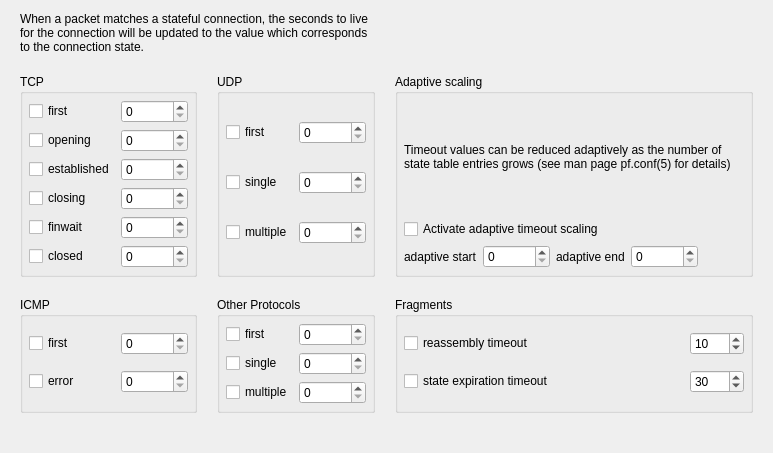
     <widget class="QWidget" name="tab4">
      <attribute name="title">
       <string>Timeouts</string>
      </attribute>
      <layout class="QGridLayout">
       <property name="leftMargin">
        <number>20</number>
       </property>
       <property name="topMargin">
        <number>12</number>
       </property>
       <property name="rightMargin">
        <number>20</number>
       </property>
       <property name="bottomMargin">
        <number>20</number>
       </property>
       <property name="spacing">
        <number>20</number>
       </property>
       <item row="0" column="0" colspan="2">
        <widget class="QLabel" name="textLabel2">
         <property name="text">
          <string>When a packet matches a stateful connection, the seconds to live for the connection will be updated to the value which corresponds to the connection state.</string>
         </property>
         <property name="alignment">
          <set>Qt::AlignVCenter</set>
         </property>
         <property name="wordWrap">
          <bool>true</bool>
         </property>
        </widget>
       </item>
       <item row="10" column="1">
        <spacer>
         <property name="orientation">
          <enum>Qt::Vertical</enum>
         </property>
         <property name="sizeType">
          <enum>QSizePolicy::Expanding</enum>
         </property>
         <property name="sizeHint" stdset="0">
          <size>
           <width>20</width>
           <height>20</height>
          </size>
         </property>
        </spacer>
       </item>
       <item row="2" column="0">
        <widget class="QGroupBox" name="groupBox1">
         <property name="sizePolicy">
          <sizepolicy hsizetype="Preferred" vsizetype="Maximum">
           <horstretch>0</horstretch>
           <verstretch>0</verstretch>
          </sizepolicy>
         </property>
         <property name="title">
          <string>TCP</string>
         </property>
         <layout class="QGridLayout">
          <property name="margin">
           <number>6</number>
          </property>
          <item row="0" column="0">
           <widget class="QCheckBox" name="pf_set_tcp_first">
            <property name="sizePolicy">
             <sizepolicy hsizetype="Expanding" vsizetype="Fixed">
              <horstretch>0</horstretch>
              <verstretch>0</verstretch>
             </sizepolicy>
            </property>
            <property name="text">
             <string>first</string>
            </property>
           </widget>
          </item>
          <item row="0" column="2">
           <widget class="QSpinBox" name="pf_tcp_first">
            <property name="sizePolicy">
             <sizepolicy hsizetype="Fixed" vsizetype="Fixed">
              <horstretch>0</horstretch>
              <verstretch>0</verstretch>
             </sizepolicy>
            </property>
            <property name="toolTip">
             <string>The state after the first packet.</string>
            </property>
            <property name="minimum">
             <number>0</number>
            </property>
            <property name="maximum">
             <number>100000</number>
            </property>
            <property name="value">
             <number>0</number>
            </property>
           </widget>
          </item>
          <item row="1" column="0">
           <widget class="QCheckBox" name="pf_set_tcp_opening">
            <property name="text">
             <string>opening</string>
            </property>
           </widget>
          </item>
          <item row="1" column="2">
           <widget class="QSpinBox" name="pf_tcp_opening">
            <property name="sizePolicy">
             <sizepolicy hsizetype="Fixed" vsizetype="Fixed">
              <horstretch>0</horstretch>
              <verstretch>0</verstretch>
             </sizepolicy>
            </property>
            <property name="toolTip">
             <string> The state before the destination host ever sends a packet.</string>
            </property>
            <property name="minimum">
             <number>0</number>
            </property>
            <property name="maximum">
             <number>100000</number>
            </property>
            <property name="value">
             <number>0</number>
            </property>
           </widget>
          </item>
          <item row="2" column="0">
           <widget class="QCheckBox" name="pf_set_tcp_established">
            <property name="text">
             <string>established</string>
            </property>
           </widget>
          </item>
          <item row="2" column="2">
           <widget class="QSpinBox" name="pf_tcp_established">
            <property name="sizePolicy">
             <sizepolicy hsizetype="Fixed" vsizetype="Fixed">
              <horstretch>0</horstretch>
              <verstretch>0</verstretch>
             </sizepolicy>
            </property>
            <property name="toolTip">
             <string>The fully established state.</string>
            </property>
            <property name="minimum">
             <number>0</number>
            </property>
            <property name="maximum">
             <number>100000</number>
            </property>
            <property name="singleStep">
             <number>1</number>
            </property>
            <property name="value">
             <number>0</number>
            </property>
           </widget>
          </item>
          <item row="3" column="2">
           <widget class="QSpinBox" name="pf_tcp_closing">
            <property name="sizePolicy">
             <sizepolicy hsizetype="Fixed" vsizetype="Fixed">
              <horstretch>0</horstretch>
              <verstretch>0</verstretch>
             </sizepolicy>
            </property>
            <property name="toolTip">
             <string>The state after the first FIN has been sent.</string>
            </property>
            <property name="minimum">
             <number>0</number>
            </property>
            <property name="maximum">
             <number>100000</number>
            </property>
            <property name="value">
             <number>0</number>
            </property>
           </widget>
          </item>
          <item row="3" column="0">
           <widget class="QCheckBox" name="pf_set_tcp_closing">
            <property name="text">
             <string>closing</string>
            </property>
           </widget>
          </item>
          <item row="4" column="2">
           <widget class="QSpinBox" name="pf_tcp_finwait">
            <property name="sizePolicy">
             <sizepolicy hsizetype="Fixed" vsizetype="Fixed">
              <horstretch>0</horstretch>
              <verstretch>0</verstretch>
             </sizepolicy>
            </property>
            <property name="toolTip">
             <string>The state after both FINs have been exchanged and the connection is closed.</string>
            </property>
            <property name="minimum">
             <number>0</number>
            </property>
            <property name="maximum">
             <number>100000</number>
            </property>
            <property name="value">
             <number>0</number>
            </property>
           </widget>
          </item>
          <item row="4" column="0">
           <widget class="QCheckBox" name="pf_set_tcp_finwait">
            <property name="text">
             <string>finwait</string>
            </property>
           </widget>
          </item>
          <item row="5" column="2">
           <widget class="QSpinBox" name="pf_tcp_closed">
            <property name="sizePolicy">
             <sizepolicy hsizetype="Fixed" vsizetype="Fixed">
              <horstretch>0</horstretch>
              <verstretch>0</verstretch>
             </sizepolicy>
            </property>
            <property name="toolTip">
             <string>The state after one endpoint sends an RST.</string>
            </property>
            <property name="minimum">
             <number>0</number>
            </property>
            <property name="maximum">
             <number>100000</number>
            </property>
            <property name="value">
             <number>0</number>
            </property>
           </widget>
          </item>
          <item row="5" column="0">
           <widget class="QCheckBox" name="pf_set_tcp_closed">
            <property name="text">
             <string>closed</string>
            </property>
           </widget>
          </item>
         </layout>
        </widget>
       </item>
       <item row="2" column="1">
        <widget class="QGroupBox" name="groupBox2">
         <property name="title">
          <string>UDP</string>
         </property>
         <layout class="QGridLayout">
          <property name="margin">
           <number>6</number>
          </property>
          <item row="0" column="0">
           <widget class="QCheckBox" name="pf_set_udp_first">
            <property name="text">
             <string>first</string>
            </property>
           </widget>
          </item>
          <item row="0" column="2">
           <widget class="QSpinBox" name="pf_udp_first">
            <property name="sizePolicy">
             <sizepolicy hsizetype="Fixed" vsizetype="Fixed">
              <horstretch>0</horstretch>
              <verstretch>0</verstretch>
             </sizepolicy>
            </property>
            <property name="toolTip">
             <string>The state after the first packet.</string>
            </property>
            <property name="minimum">
             <number>0</number>
            </property>
            <property name="maximum">
             <number>100000</number>
            </property>
            <property name="value">
             <number>0</number>
            </property>
           </widget>
          </item>
          <item row="1" column="0">
           <widget class="QCheckBox" name="pf_set_udp_single">
            <property name="text">
             <string>single</string>
            </property>
           </widget>
          </item>
          <item row="1" column="2">
           <widget class="QSpinBox" name="pf_udp_single">
            <property name="sizePolicy">
             <sizepolicy hsizetype="Fixed" vsizetype="Fixed">
              <horstretch>0</horstretch>
              <verstretch>0</verstretch>
             </sizepolicy>
            </property>
            <property name="toolTip">
             <string>The state if the source host sends more than one packet but the destination host has never sent one back.</string>
            </property>
            <property name="minimum">
             <number>0</number>
            </property>
            <property name="maximum">
             <number>100000</number>
            </property>
            <property name="value">
             <number>0</number>
            </property>
           </widget>
          </item>
          <item row="2" column="0">
           <widget class="QCheckBox" name="pf_set_udp_multiple">
            <property name="text">
             <string>multiple</string>
            </property>
           </widget>
          </item>
          <item row="2" column="2">
           <widget class="QSpinBox" name="pf_udp_multiple">
            <property name="sizePolicy">
             <sizepolicy hsizetype="Fixed" vsizetype="Fixed">
              <horstretch>0</horstretch>
              <verstretch>0</verstretch>
             </sizepolicy>
            </property>
            <property name="toolTip">
             <string> The state if both hosts have sent packets.</string>
            </property>
            <property name="minimum">
             <number>0</number>
            </property>
            <property name="maximum">
             <number>100000</number>
            </property>
            <property name="value">
             <number>0</number>
            </property>
           </widget>
          </item>
         </layout>
        </widget>
       </item>
       <item row="2" column="2">
        <widget class="QGroupBox" name="groupBox6">
         <property name="title">
          <string>Adaptive scaling</string>
         </property>
         <layout class="QGridLayout">
          <property name="margin">
           <number>6</number>
          </property>
          <item row="0" column="0" colspan="5">
           <widget class="QLabel" name="textLabel1_11">
            <property name="text">
             <string>Timeout values can be reduced adaptively as the number of state table entries grows (see man page pf.conf(5) for details)</string>
            </property>
            <property name="alignment">
             <set>Qt::AlignVCenter</set>
            </property>
            <property name="wordWrap">
             <bool>true</bool>
            </property>
           </widget>
          </item>
          <item row="2" column="0">
           <widget class="QLabel" name="textLabel1_10_7">
            <property name="sizePolicy">
             <sizepolicy hsizetype="Expanding" vsizetype="Preferred">
              <horstretch>0</horstretch>
              <verstretch>0</verstretch>
             </sizepolicy>
            </property>
            <property name="text">
             <string>adaptive start</string>
            </property>
            <property name="wordWrap">
             <bool>false</bool>
            </property>
           </widget>
          </item>
          <item row="2" column="1">
           <widget class="QSpinBox" name="pf_adaptive_start">
            <property name="sizePolicy">
             <sizepolicy hsizetype="Fixed" vsizetype="Fixed">
              <horstretch>0</horstretch>
              <verstretch>0</verstretch>
             </sizepolicy>
            </property>
            <property name="toolTip">
             <string>When the number of state entries exceeds this value, adaptive scaling begins.</string>
            </property>
            <property name="minimum">
             <number>0</number>
            </property>
            <property name="maximum">
             <number>100000000</number>
            </property>
            <property name="value">
             <number>0</number>
            </property>
           </widget>
          </item>
          <item row="2" column="2">
           <widget class="QLabel" name="textLabel1_10_7_2">
            <property name="sizePolicy">
             <sizepolicy hsizetype="Expanding" vsizetype="Preferred">
              <horstretch>0</horstretch>
              <verstretch>0</verstretch>
             </sizepolicy>
            </property>
            <property name="text">
             <string>adaptive end</string>
            </property>
            <property name="wordWrap">
             <bool>false</bool>
            </property>
           </widget>
          </item>
          <item row="2" column="3">
           <widget class="QSpinBox" name="pf_adaptive_end">
            <property name="sizePolicy">
             <sizepolicy hsizetype="Fixed" vsizetype="Fixed">
              <horstretch>0</horstretch>
              <verstretch>0</verstretch>
             </sizepolicy>
            </property>
            <property name="toolTip">
             <string>When reaching this number of state entries, all timeout val- ues become zero, effectively purging all state entries imme- diately.</string>
            </property>
            <property name="minimum">
             <number>0</number>
            </property>
            <property name="maximum">
             <number>100000000</number>
            </property>
            <property name="value">
             <number>0</number>
            </property>
           </widget>
          </item>
          <item row="1" column="0" colspan="5">
           <widget class="QCheckBox" name="pf_set_adaptive">
            <property name="text">
             <string>Activate adaptive timeout scaling</string>
            </property>
           </widget>
          </item>
          <item row="2" column="4">
           <spacer>
            <property name="orientation">
             <enum>Qt::Horizontal</enum>
            </property>
            <property name="sizeType">
             <enum>QSizePolicy::Expanding</enum>
            </property>
            <property name="sizeHint" stdset="0">
             <size>
              <width>40</width>
              <height>20</height>
             </size>
            </property>
           </spacer>
          </item>
         </layout>
        </widget>
       </item>
       <item row="3" column="0">
        <widget class="QGroupBox" name="groupBox3">
         <property name="title">
          <string>ICMP</string>
         </property>
         <layout class="QGridLayout">
          <property name="margin">
           <number>6</number>
          </property>
          <item row="0" column="1">
           <widget class="QSpinBox" name="pf_icmp_first">
            <property name="sizePolicy">
             <sizepolicy hsizetype="Fixed" vsizetype="Fixed">
              <horstretch>0</horstretch>
              <verstretch>0</verstretch>
             </sizepolicy>
            </property>
            <property name="toolTip">
             <string>The state after the first packet.</string>
            </property>
            <property name="minimum">
             <number>0</number>
            </property>
            <property name="maximum">
             <number>100000</number>
            </property>
            <property name="value">
             <number>0</number>
            </property>
           </widget>
          </item>
          <item row="1" column="1">
           <widget class="QSpinBox" name="pf_icmp_error">
            <property name="sizePolicy">
             <sizepolicy hsizetype="Fixed" vsizetype="Fixed">
              <horstretch>0</horstretch>
              <verstretch>0</verstretch>
             </sizepolicy>
            </property>
            <property name="toolTip">
             <string>The state after an ICMP error came back in response to an ICMP packet.</string>
            </property>
            <property name="minimum">
             <number>0</number>
            </property>
            <property name="maximum">
             <number>100000</number>
            </property>
            <property name="value">
             <number>0</number>
            </property>
           </widget>
          </item>
          <item row="0" column="0">
           <widget class="QCheckBox" name="pf_set_icmp_first">
            <property name="text">
             <string>first</string>
            </property>
           </widget>
          </item>
          <item row="1" column="0">
           <widget class="QCheckBox" name="pf_set_icmp_error">
            <property name="text">
             <string>error</string>
            </property>
           </widget>
          </item>
         </layout>
        </widget>
       </item>
       <item row="3" column="1">
        <widget class="QGroupBox" name="groupBox4">
         <property name="title">
          <string>Other Protocols</string>
         </property>
         <layout class="QGridLayout">
          <property name="margin">
           <number>6</number>
          </property>
          <item row="0" column="0">
           <widget class="QCheckBox" name="pf_set_other_first">
            <property name="sizePolicy">
             <sizepolicy hsizetype="Expanding" vsizetype="Fixed">
              <horstretch>0</horstretch>
              <verstretch>0</verstretch>
             </sizepolicy>
            </property>
            <property name="text">
             <string>first</string>
            </property>
           </widget>
          </item>
          <item row="0" column="2">
           <widget class="QSpinBox" name="pf_other_first">
            <property name="sizePolicy">
             <sizepolicy hsizetype="Fixed" vsizetype="Fixed">
              <horstretch>0</horstretch>
              <verstretch>0</verstretch>
             </sizepolicy>
            </property>
            <property name="toolTip">
             <string>The state after the first packet.</string>
            </property>
            <property name="minimum">
             <number>0</number>
            </property>
            <property name="maximum">
             <number>100000</number>
            </property>
            <property name="value">
             <number>0</number>
            </property>
           </widget>
          </item>
          <item row="1" column="0">
           <widget class="QCheckBox" name="pf_set_other_single">
            <property name="text">
             <string>single</string>
            </property>
           </widget>
          </item>
          <item row="2" column="0">
           <widget class="QCheckBox" name="pf_set_other_multiple">
            <property name="text">
             <string>multiple</string>
            </property>
           </widget>
          </item>
          <item row="1" column="2">
           <widget class="QSpinBox" name="pf_other_single">
            <property name="sizePolicy">
             <sizepolicy hsizetype="Fixed" vsizetype="Fixed">
              <horstretch>0</horstretch>
              <verstretch>0</verstretch>
             </sizepolicy>
            </property>
            <property name="toolTip">
             <string>The state after the first packet.</string>
            </property>
            <property name="minimum">
             <number>0</number>
            </property>
            <property name="maximum">
             <number>100000</number>
            </property>
            <property name="value">
             <number>0</number>
            </property>
           </widget>
          </item>
          <item row="2" column="2">
           <widget class="QSpinBox" name="pf_other_multiple">
            <property name="sizePolicy">
             <sizepolicy hsizetype="Fixed" vsizetype="Fixed">
              <horstretch>0</horstretch>
              <verstretch>0</verstretch>
             </sizepolicy>
            </property>
            <property name="toolTip">
             <string>The state after the first packet.</string>
            </property>
            <property name="minimum">
             <number>0</number>
            </property>
            <property name="maximum">
             <number>100000</number>
            </property>
            <property name="value">
             <number>0</number>
            </property>
           </widget>
          </item>
         </layout>
        </widget>
       </item>
       <item row="3" column="2">
        <widget class="QGroupBox" name="groupBox5">
         <property name="title">
          <string>Fragments</string>
         </property>
         <layout class="QGridLayout">
          <property name="margin">
           <number>6</number>
          </property>
          <item row="0" column="0">
           <widget class="QCheckBox" name="pf_do_timeout_interval">
            <property name="text">
             <string>reassembly timeout</string>
            </property>
           </widget>
          </item>
          <item row="1" column="0">
           <widget class="QCheckBox" name="pf_do_timeout_frag">
            <property name="text">
             <string>state expiration timeout</string>
            </property>
           </widget>
          </item>
          <item row="0" column="2">
           <widget class="QSpinBox" name="pf_timeout_interval">
            <property name="sizePolicy">
             <sizepolicy hsizetype="Fixed" vsizetype="Fixed">
              <horstretch>0</horstretch>
              <verstretch>0</verstretch>
             </sizepolicy>
            </property>
            <property name="toolTip">
             <string>seconds between purges of expired states and packet fragments.</string>
            </property>
            <property name="minimum">
             <number>1</number>
            </property>
            <property name="maximum">
             <number>1000</number>
            </property>
            <property name="value">
             <number>10</number>
            </property>
           </widget>
          </item>
          <item row="1" column="2">
           <widget class="QSpinBox" name="pf_timeout_frag">
            <property name="sizePolicy">
             <sizepolicy hsizetype="Fixed" vsizetype="Fixed">
              <horstretch>0</horstretch>
              <verstretch>0</verstretch>
             </sizepolicy>
            </property>
            <property name="toolTip">
             <string>seconds before an unassembled fragment is expired.</string>
            </property>
            <property name="minimum">
             <number>1</number>
            </property>
            <property name="maximum">
             <number>1000</number>
            </property>
            <property name="value">
             <number>30</number>
            </property>
           </widget>
          </item>
         </layout>
        </widget>
       </item>
      </layout>
     </widget>
